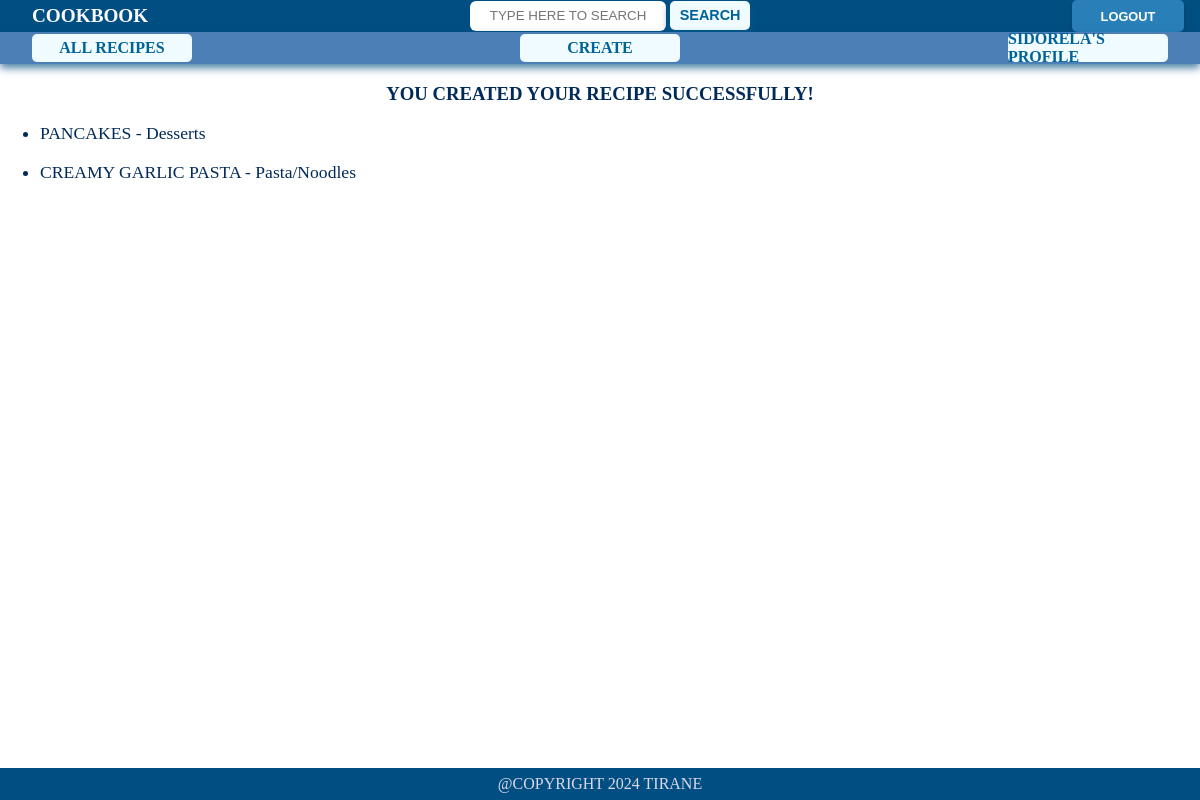
/success_page/ (signed in), run on the app's committed database.
### account/models.py (models this page shows)
class User (AbstractBaseUser, PermissionsMixin):
    id=models.AutoField(primary_key=True, auto_created=True, editable=False)
    email=models.EmailField(unique=True)
    name=models.CharField(max_length=150, blank=True, null=True)
    is_active=models.BooleanField(default=True)
    is_superuser=models.BooleanField(default=False)
    is_staff=models.BooleanField(default=False)
    date_joined=models.DateTimeField(auto_now_add=True)
    last_login=models.DateTimeField(blank=True, null=True)
    objects=CustomUserManager()
    USERNAME_FIELD = 'email'
    EMAIL_FIELD='email'
    REQUIRED_FIELDS=['name']
    groups = models.ManyToManyField(Group, related_name='custom_user_set')
    user_permissions = models.ManyToManyField(Permission, related_name='custom_user_set')

### recipes/models.py (models this page shows, shortened)
class Recipe (models.Model):
    CATEGORIES = (
        ('appetizer','Appetizer'),
        ('soup', 'Soup'),
        ('salad', 'Salad'),
        ('main', 'Main dishes'),
        ('pasta', 'Pasta/Noodles'),
        ('rice', 'Rice/Grains'),
        ('vegetarian', 'Vegetarian'),
        ('vegan', 'Vegan'),
        ('seafood', 'Seafood'),
        ('meat', 'Meat'),
        ('pizza', 'Pizza'),
        ('sandwich', 'Sandwich/Wraps'),
        ('side', 'Side dishes'),
        ('breakfast/brunch', 'Breakfast/Bruch'),
        ('dessert', 'Desserts'),
        ('grill', 'Grilling/Barbecue'),
        ('healthy', 'Healthy/Low calories'),
        ('international', 'International Cuisine')
    )
    DIFFICULTY_LEVEL = (
        ('easy', 'Easy'),
        ('medium', 'Medium'),
        ('hard', 'Hard')
    )
    id = models.AutoField(primary_key=True, auto_created=True, editable=False)
    title = models.CharField(max_length=255)
    ingredients = models.TextField(blank=True, null=True)
    instructions = models.TextField(blank=True, null=True)
    category = models.CharField(
        max_length = 255,
        choices = CATEGORIES,
        default = None,
        blank = True,
        null = True
    )
    difficulty = models.CharField(
            max_length = 255,
            choices = DIFFICULTY_LEVEL,
            default = None,
            blank = True,
            null = True
        )
    cooking_time = models.PositiveIntegerField ()
    created_by = models.ForeignKey(User, related_name='recipes', on_delete=models.CASCADE)
    created_at = models.DateTimeField(default=now, editable=False)
    updated_at = models.DateTimeField(auto_now=True, blank=True)
    search_vector = SearchVectorField(null=True, editable = False)
    visit_count = models.PositiveIntegerField(default=0)

### recipes/views.py (the view)
# urls.py: path('success_page/', views.success_page, name='success_page'),
@login_required
def success_page (request):
    user_recipes = Recipe.objects.filter(created_by=request.user)
    if request.method == 'POST':
        form = RecipeForm(request.POST)
        if form.is_valid ():
            form.instance.created_by = request.user
            form.save()
    return render(
        request,
        'recipes/success_page.html', {'user_recipes': user_recipes})

### recipes/templates/recipes/success_page.html
{% extends 'core/base.html' %}
{% block content %}
<h3>YOU CREATED YOUR RECIPE SUCCESSFULLY!</h3>
    <ul>
        {% for recipe in user_recipes %}
            <li><a href="{% url 'recipe_detail' recipe.id %}">{{ recipe.title|upper }} - {{ recipe.get_category_display }} </a></li> <br>
        {% endfor %}
    </ul>
{% endblock %}

### core/templates/core/base.html (shortened to what this page needs)
{% load static %}
<!DOCTYPE html>
<html lang="en">
  <head>
    <link rel="stylesheet" href="{% static 'style.css' %}" />
  </head>
  <body>
    <nav>
      <div class="logo">
        <a href="{% url 'index' %}"><strong>COOKBOOK</strong></a>
      </div>
      {% if user.is_authenticated %}
      <form action="{% url 'search_results' %}" method="GET" class="search-form">
        <input type="text" name="q" id="search" placeholder="TYPE HERE TO SEARCH">
        <button type="submit" class="search-button">SEARCH</button>
      </form>
      <form action="{% url 'logout' %}" method="post">
        <button type="submit" class="logout">Logout</button>
      </form>
      {% endif %}
    </nav>
    <div class="main">
      {% if user.is_authenticated %}
      <div class="menu">
        <div class='all'><a href="{% url 'all_recipe_list' %}">ALL RECIPES</a></div>
        <div class='create-b'><a href="{% url 'create_recipe' %}">CREATE</a></div>
        <div class='profile'><a href="{% url 'user_recipe_list' %}">{{user.name|upper}}'S PROFILE</a></div>
      </div>
      {% endif %} {% block content %} {% endblock %}
    </div>
    <footer>@COPYRIGHT 2024 TIRANE</footer>
  </body>
</html>

### static/style.css (style rules this page uses)
html, body { padding: 0; margin: 0; max-width: 100vw; }
body { background-color:#FFFFFF; display: grid; grid-template-rows: auto 1fr auto; min-height: 100vh; color: #002a59; }
nav, footer { width: 100%; background-color: #004e82; display: flex; align-items: center; height: 2rem; font-family: "Times New Roman", Times, serif; }
nav { justify-content: space-between; box-shadow: 0px 4px 8px #004e82b7; backdrop-filter: blur(10px); -webkit-backdrop-filter: blur(10px); border: none; transition: transform 0.3s ease-in-out; }
footer { justify-content: center; color: #DBD9E8; }
.logo { padding-left: 2rem; color: #faf9ff; font-size: 1.2rem; }
.login, .register, .logout { height: 2rem; border: none; color: white; font-size: 0.8rem; width: 7rem; font-weight: 700; text-transform: uppercase; border-radius: 5px; }
.login, .login_button, .logout { background-color: #2980B9 ; box-shadow: 0px 2px 4px rgba(0, 0, 0, 0.2); }
.logout { margin-right: 1rem; }
.main { grid-row: 2; }
a { color: inherit; text-decoration: none; }
.menu { display: flex; align-items: center; justify-content: space-between; background-color: #4d7fb7; height: 2rem; padding-left: 2rem; padding-right: 2rem; box-shadow: 0px 4px 8px #004e82b7; backdrop-filter: blur(10px); -webkit-backdrop-filter: blur(10px); border: none; transition: transform 0.3s ease-in-out; }
h3 { text-align: center; }
input { border: none; border-radius: 6px; }
li { font-size: 1.1rem; }
form, h1 { display: flex; flex-direction: column; align-items: center; justify-content: center; }
.search-form input { text-align: center; width: 12rem; height: 1.8rem; }
.search-form { display: inline-block; }
.search-button { display: inline-block; width: 5rem; background-color: #effbff; box-shadow: 0 4px 8px #02598c; color: #006299; border: none; border-radius: 5px; height: 1.8rem; font-weight: 700; font-size: 0.9rem; }
.all, .create-b, .profile { display: flex; align-items: center; justify-content: center; width: 10rem; background-color: #effbff; color: #006299; border: none; border-radius: 5px; height: 1.8rem; font-weight: 700; font-size: 1rem; }

### data on the page
User: name "SIDORELA"
Recipe: title "PANCAKES", category "Desserts"
Recipe: title "CREAMY GARLIC PASTA", category "Pasta/Noodles"
